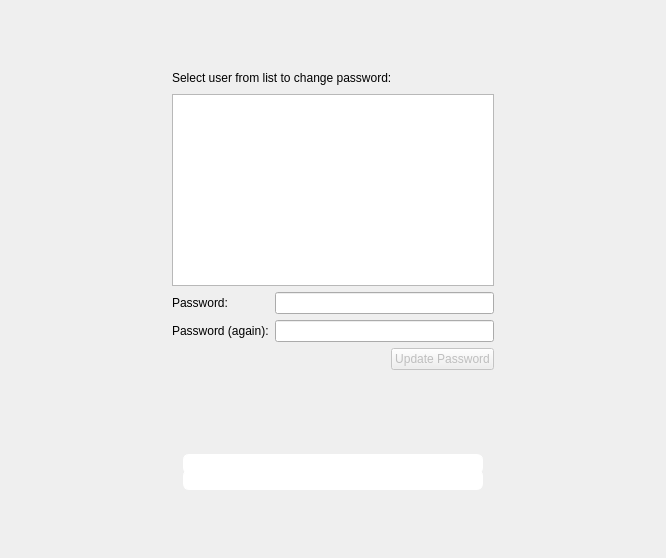
<?xml version="1.0" encoding="UTF-8"?>
<ui version="4.0">
 <class>RescuePasswordWidget</class>
 <widget class="QWidget" name="RescuePasswordWidget">
  <property name="geometry">
   <rect>
    <x>0</x>
    <y>0</y>
    <width>666</width>
    <height>558</height>
   </rect>
  </property>
  <property name="windowTitle">
   <string>Form1</string>
  </property>
  <property name="styleSheet">
   <string notr="true"/>
  </property>
  <layout class="QGridLayout" name="gridLayout_2">
   <item row="0" column="1">
    <spacer>
     <property name="orientation">
      <enum>Qt::Vertical</enum>
     </property>
     <property name="sizeType">
      <enum>QSizePolicy::Expanding</enum>
     </property>
     <property name="sizeHint" stdset="0">
      <size>
       <width>20</width>
       <height>51</height>
      </size>
     </property>
    </spacer>
   </item>
   <item row="1" column="0">
    <spacer>
     <property name="orientation">
      <enum>Qt::Horizontal</enum>
     </property>
     <property name="sizeType">
      <enum>QSizePolicy::Expanding</enum>
     </property>
     <property name="sizeHint" stdset="0">
      <size>
       <width>131</width>
       <height>20</height>
      </size>
     </property>
    </spacer>
   </item>
   <item row="1" column="1">
    <widget class="QLabel" name="infoLabel_2">
     <property name="styleSheet">
      <string notr="true"/>
     </property>
     <property name="text">
      <string>Select user from list to change password:</string>
     </property>
     <property name="wordWrap">
      <bool>false</bool>
     </property>
    </widget>
   </item>
   <item row="1" column="2">
    <spacer>
     <property name="orientation">
      <enum>Qt::Horizontal</enum>
     </property>
     <property name="sizeType">
      <enum>QSizePolicy::Expanding</enum>
     </property>
     <property name="sizeHint" stdset="0">
      <size>
       <width>131</width>
       <height>20</height>
      </size>
     </property>
    </spacer>
   </item>
   <item row="2" column="1">
    <widget class="QListWidget" name="userList"/>
   </item>
   <item row="3" column="1">
    <layout class="QFormLayout" name="formLayout">
     <item row="0" column="0">
      <widget class="QLabel" name="textLabel1_2">
       <property name="text">
        <string>Password:</string>
       </property>
       <property name="wordWrap">
        <bool>false</bool>
       </property>
      </widget>
     </item>
     <item row="0" column="1">
      <widget class="QLineEdit" name="pass1">
       <property name="echoMode">
        <enum>QLineEdit::Password</enum>
       </property>
      </widget>
     </item>
     <item row="1" column="0">
      <widget class="QLabel" name="textLabel1">
       <property name="text">
        <string>Password (again):</string>
       </property>
       <property name="wordWrap">
        <bool>false</bool>
       </property>
      </widget>
     </item>
     <item row="1" column="1">
      <widget class="QLineEdit" name="pass2">
       <property name="echoMode">
        <enum>QLineEdit::Password</enum>
       </property>
      </widget>
     </item>
    </layout>
   </item>
   <item row="4" column="1">
    <layout class="QHBoxLayout" name="horizontalLayout">
     <item>
      <spacer name="horizontalSpacer_3">
       <property name="orientation">
        <enum>Qt::Horizontal</enum>
       </property>
       <property name="sizeHint" stdset="0">
        <size>
         <width>40</width>
         <height>20</height>
        </size>
       </property>
      </spacer>
     </item>
     <item>
      <widget class="QPushButton" name="updatePassword">
       <property name="enabled">
        <bool>false</bool>
       </property>
       <property name="text">
        <string>Update Password</string>
       </property>
      </widget>
     </item>
    </layout>
   </item>
   <item row="5" column="1">
    <spacer name="verticalSpacer">
     <property name="orientation">
      <enum>Qt::Vertical</enum>
     </property>
     <property name="sizeHint" stdset="0">
      <size>
       <width>297</width>
       <height>67</height>
      </size>
     </property>
    </spacer>
   </item>
   <item row="6" column="0">
    <spacer name="horizontalSpacer_2">
     <property name="orientation">
      <enum>Qt::Horizontal</enum>
     </property>
     <property name="sizeHint" stdset="0">
      <size>
       <width>40</width>
       <height>20</height>
      </size>
     </property>
    </spacer>
   </item>
   <item row="6" column="1">
    <widget class="QWidget" name="widget" native="true">
     <property name="minimumSize">
      <size>
       <width>0</width>
       <height>48</height>
      </size>
     </property>
     <property name="maximumSize">
      <size>
       <width>16777215</width>
       <height>48</height>
      </size>
     </property>
     <layout class="QGridLayout" name="gridLayout">
      <item row="0" column="0">
       <widget class="QLabel" name="pass_error">
        <property name="minimumSize">
         <size>
          <width>300</width>
          <height>20</height>
         </size>
        </property>
        <property name="styleSheet">
         <string notr="true">border:1px solid white;
border-radius:6px;
background-color:white;
color:#5A2847;</string>
        </property>
        <property name="text">
         <string/>
        </property>
        <property name="textFormat">
         <enum>Qt::RichText</enum>
        </property>
        <property name="alignment">
         <set>Qt::AlignCenter</set>
        </property>
        <property name="wordWrap">
         <bool>true</bool>
        </property>
       </widget>
      </item>
      <item row="1" column="0">
       <widget class="QLabel" name="caps_error">
        <property name="minimumSize">
         <size>
          <width>300</width>
          <height>20</height>
         </size>
        </property>
        <property name="styleSheet">
         <string>border:1px solid white;
border-radius:6px;
background-color:white;
color:#5A2847;</string>
        </property>
        <property name="text">
         <string/>
        </property>
        <property name="textFormat">
         <enum>Qt::RichText</enum>
        </property>
        <property name="alignment">
         <set>Qt::AlignCenter</set>
        </property>
        <property name="wordWrap">
         <bool>true</bool>
        </property>
       </widget>
      </item>
     </layout>
    </widget>
   </item>
   <item row="6" column="2">
    <spacer name="horizontalSpacer">
     <property name="orientation">
      <enum>Qt::Horizontal</enum>
     </property>
     <property name="sizeHint" stdset="0">
      <size>
       <width>40</width>
       <height>20</height>
      </size>
     </property>
    </spacer>
   </item>
   <item row="7" column="1">
    <spacer>
     <property name="orientation">
      <enum>Qt::Vertical</enum>
     </property>
     <property name="sizeType">
      <enum>QSizePolicy::Expanding</enum>
     </property>
     <property name="sizeHint" stdset="0">
      <size>
       <width>20</width>
       <height>40</height>
      </size>
     </property>
    </spacer>
   </item>
  </layout>
 </widget>
 <layoutdefault spacing="6" margin="11"/>
 <pixmapfunction>qPixmapFromMimeSource</pixmapfunction>
 <resources>
  <include location="../../data.qrc"/>
 </resources>
 <connections/>
</ui>
